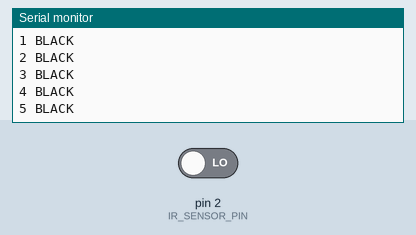
Simulated run of this sketch. Board: Arduino Uno, built with avr-gcc and run on an emulated ATmega328P. Shown: the last lines printed to the serial monitor. The test bench sets the inputs (shaded band); at power-on: pin 2 (IR_SENSOR_PIN) LOW.

Above: at 1.2 s.
1.3 s: pin 2 (IR_SENSOR_PIN) driven HIGH
At 1.56 s:
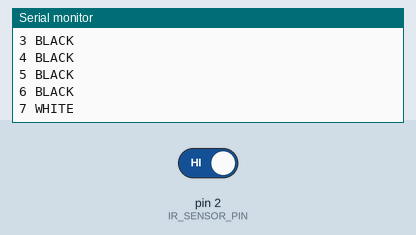
3.1 s: pin 2 (IR_SENSOR_PIN) driven LOW
At 3.36 s:
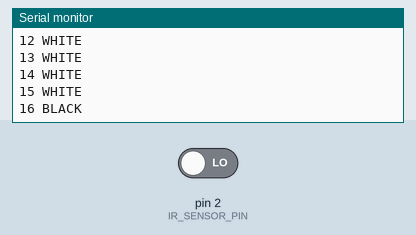

The sketch:

sketch_jun26a_IR_Sensor.ino
```cpp
#define IR_SENSOR_PIN 2
#define WHITE 1
#define BLACK 0

int sensorData;
int sampleNumber = 0;

void setup()
{
  pinMode( IR_SENSOR_PIN , INPUT);
  Serial.begin(9600);
}

void loop()
{
  Serial.print(sampleNumber);

  sensorData = digitalRead( IR_SENSOR_PIN );

  if( sensorData == WHITE )
  {
    Serial.println(" WHITE ");
  }
  else
  {
    Serial.println(" BLACK ");
  }

  delay(200);
  sampleNumber++;
}
```

Measured:
- after the input at 1.3 s, the serial monitor: prints a new line after 0.10 s (image 1)
- after the input at 3.1 s, the serial monitor: prints a new line after 0.10 s (image 2)
